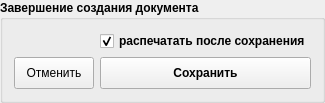
    <widget class="QGroupBox" name="groupBox_completionDocument">
     <property name="font">
      <font>
       <weight>75</weight>
       <bold>true</bold>
      </font>
     </property>
     <property name="title">
      <string>Завершение создания документа</string>
     </property>
     <layout class="QGridLayout" name="gridLayout_8">
      <item row="0" column="1">
       <widget class="QCheckBox" name="checkBox_doPrint">
        <property name="font">
         <font>
          <weight>75</weight>
          <bold>true</bold>
         </font>
        </property>
        <property name="text">
         <string>распечатать после сохранения</string>
        </property>
        <property name="checked">
         <bool>true</bool>
        </property>
       </widget>
      </item>
      <item row="1" column="1">
       <widget class="QPushButton" name="pushButton_save">
        <property name="minimumSize">
         <size>
          <width>0</width>
          <height>32</height>
         </size>
        </property>
        <property name="font">
         <font>
          <weight>75</weight>
          <bold>true</bold>
         </font>
        </property>
        <property name="text">
         <string>Сохранить</string>
        </property>
        <property name="icon">
         <iconset resource="resources.qrc">
          <normaloff>:/images/res/images/save.png</normaloff>:/images/res/images/save.png</iconset>
        </property>
        <property name="iconSize">
         <size>
          <width>24</width>
          <height>24</height>
         </size>
        </property>
       </widget>
      </item>
      <item row="1" column="0">
       <widget class="QPushButton" name="pushButton_cancel">
        <property name="minimumSize">
         <size>
          <width>0</width>
          <height>32</height>
         </size>
        </property>
        <property name="font">
         <font>
          <weight>50</weight>
          <bold>false</bold>
         </font>
        </property>
        <property name="text">
         <string>Отменить</string>
        </property>
        <property name="icon">
         <iconset resource="resources.qrc">
          <normaloff>:/images/res/images/delete.png</normaloff>:/images/res/images/delete.png</iconset>
        </property>
        <property name="iconSize">
         <size>
          <width>24</width>
          <height>24</height>
         </size>
        </property>
       </widget>
      </item>
     </layout>
    </widget>
